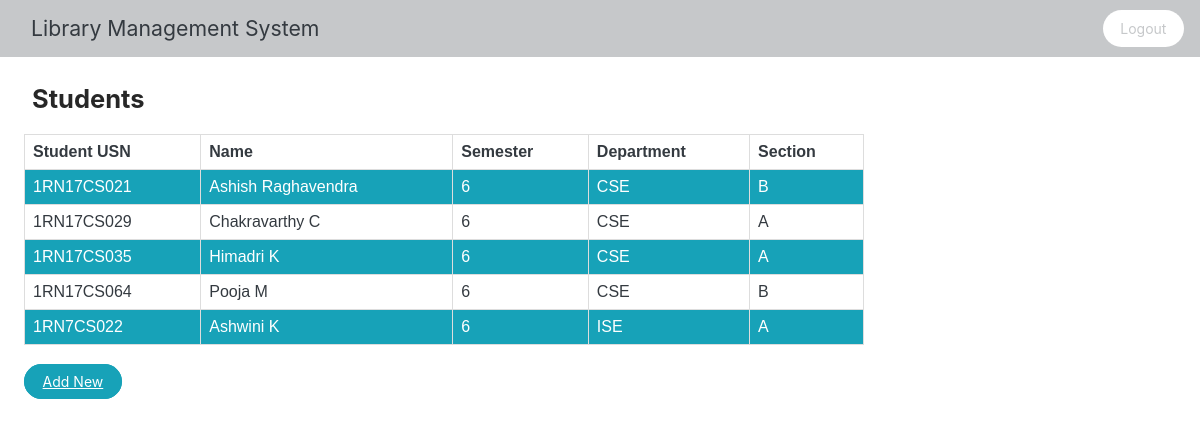
The app's page /myphpproject/ViewStudents.php with its own data.
### tables this page shows
CREATE TABLE `Student` (
  `Student_USN` varchar(10) NOT NULL,
  `Student_Name` text NOT NULL,
  `Semester` int(2) DEFAULT NULL,
  `Department` text DEFAULT NULL,
  `Section` text DEFAULT NULL
);

### myphpproject/ViewStudents.php (the view, shortened to what this page needs)
<html>
    <head>
        <link rel="stylesheet" href="style.css">
    </head>
    <body>
        <div class="navbar navbar-expand-lg fixed-top navbar-light bg-light">
            <div class="container navbar-brand">Library Management System</div>
                <a href="./logout.php" class="logout-button">Logout</a>
        </div>
        <h2>Students</h2>
        <table>
            <tr>
                <th scope="col">Student USN</th>
                <th scope="col">Name</th>
                <th scope="col">Semester</th>
                <th scope="col">Department</th>
                <th scope="col">Section</th>
            </tr>
        <?php
            require 'connection.php';
            $query=mysqli_query($conn,"SELECT * from Student");
            if($query)
            {
                while($row=mysqli_fetch_assoc($query))
                {
                        echo "<tr>";
                        echo "<td>" .$row['Student_USN']. "</td>";
                        echo "<td>".$row['Student_Name']."</td>";
                        echo "<td>".$row['Semester']."</td>";
                        echo "<td>".$row['Department']."</td>";
                        echo "<td>".$row['Section']."</td>";
                        echo "</tr>";
                }
            }
        ?>
        </table>
        <br>
        <a class="btn btn-primary" href="AddStudent.php">Add New</a>
    </body>
</html>

### myphpproject/style.css (style rules this page uses)
h1, h2, h4, h5, h6 { margin-top:5rem; margin-left:2rem; margin-bottom: 1rem; color:#272727; }
body { margin: 0; font-family: -apple-system, BlinkMacSystemFont, "Segoe UI", Roboto, "Helvetica Neue", Arial, "Noto Sans", sans-serif, "Apple Color Emoji", "Segoe UI Emoji", "Segoe UI Symbol", "Noto Color Emoji"; font-size: 1.063rem; font-weight: 400; line-height: 1.5; color: #343a40; text-align: left; background-color: #fff; }
.navbar { position: relative; display: flex; flex-wrap: wrap; align-items: center; justify-content: space-between; padding: 0.5rem 1rem; margin-bottom: 2%; }
.fixed-top { position: fixed; top: 0; right: 0; left: 0; z-index: 1030; }
.navbar-expand-lg { flex-flow: row nowrap; justify-content: flex-start; }
.navbar-light .navbar-brand { color: #343a40; }
.bg-light { background-color: #c6c8ca; border-color: #95999c; }
.navbar-brand { display: inline-block; padding-top: 0.3006875rem; padding-bottom: 0.3006875rem; margin-right: 1rem; font-size: 1.32875rem; line-height: inherit; white-space: nowrap; }
.container { width: 100%; padding-right: 15px; padding-left: 15px; margin-right: auto; margin-left: auto; }
.btn { font-weight: 400; color: #343a40; text-align: center; vertical-align: middle; background-color: transparent; border: 1px solid transparent; padding: 0.5rem 1.1rem; font-size: 0.875rem; line-height: 1.5; border-radius: 1.5rem; }
.logout-button { color: #c6c8ca; text-align: center; vertical-align: middle; background-color: white; padding: 0.5rem 1.1rem; font-size: 0.875rem; line-height: 1.5; border-radius: 1.5rem; text-decoration: none; }
.btn-primary { color: #fff; background-color: #17a2b8; border-color: #17a2b8; }

### myphpproject/ViewStudents.php (style rules this page uses)
table { font-family: arial, sans-serif; border-collapse: collapse; width: 70%; margin-left: 2%; }
td, th { border: 1px solid #dddddd; text-align: left; padding: 8px; }
tr:nth-child(even) { background-color: #17a2b8; color: white; }
a { margin-left: 2%; }

### records on screen
student: Student_USN "1RN17CS021", Student_Name "Ashish Raghavendra", Semester "6", Department "CSE", Section "B"
student: Student_USN "1RN17CS029", Student_Name "Chakravarthy C", Semester "6", Department "CSE", Section "A"
student: Student_USN "1RN17CS035", Student_Name "Himadri K", Semester "6", Department "CSE", Section "A"
student: Student_USN "1RN17CS064", Student_Name "Pooja M", Semester "6", Department "CSE", Section "B"
student: Student_USN "1RN7CS022", Student_Name "Ashwini K", Semester "6", Department "ISE", Section "A"
